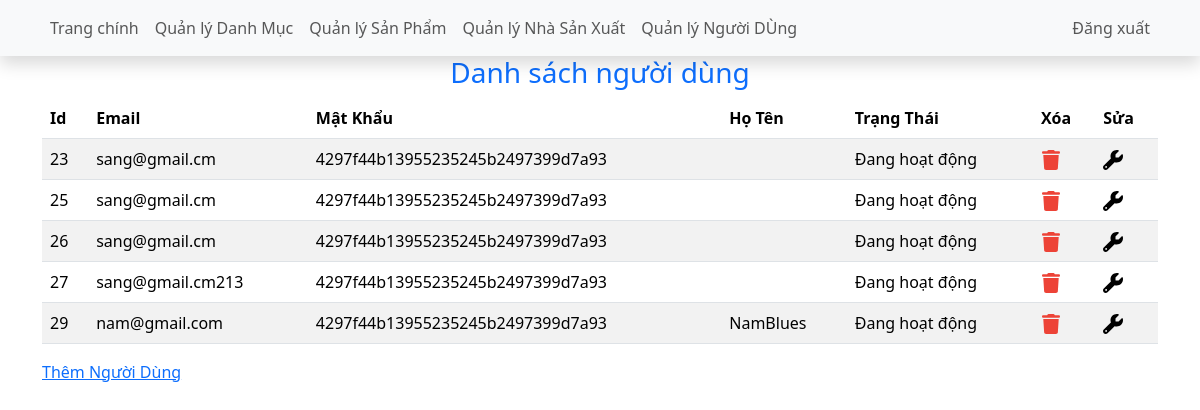
/Admin/4.QuanLyNguoiDung/danhsachnguoidung.php, run on the app's committed database.
### tables this page shows
CREATE TABLE `nguoidung` (
  `id` int(11) NOT NULL,
  `email` varchar(255) NOT NULL,
  `matkhau` varchar(255) NOT NULL,
  `hoten` varchar(50) DEFAULT NULL,
  `hinhanh` varchar(255) DEFAULT NULL,
  `trangthai` tinyint(4) NOT NULL DEFAULT 1
);

### Admin/4.QuanLyNguoiDung/danhsachnguoidung.php (the view, shortened to what this page needs)
<?php
    include ("./layout/header.php");
    $sql = "SELECT *FROM nguoidung";
    $nguoidung = mysqli_query($conn,$sql);
?>
<div class="container">
    <h3 class="text-primary text-center">Danh sách người dùng</h3>
    <table class="table table-striped">
        <thead>
            <tr>
                <th>Id</th>
                <th>Email</th>
                <th>Mật Khẩu</th>
                <th>Họ Tên</th>
                <th>Trạng Thái</th>
                <th>Xóa</th>
                <th>Sửa</th>
            </tr>
        </thead>
        <tbody>
            <?php
                    while ($row = mysqli_fetch_array($nguoidung)){
                ?>
            <tr>
                <td><?php echo $row["id"]; ?></td>
                <td><?php echo $row["email"]; ?></td>
                <td><?php echo $row["matkhau"]; ?></td>
                <td><?php echo $row["hoten"]; ?></td>
                <td><?php echo (($row["trangthai"]==1)?"Đang hoạt
động":"Khóa"); ?></td>
                <td><a onclick="return Xoa('<?php echo $row['hoten']; ?>')"
                        href="./xoanguoidung.php?id=<?php echo $row["id"]; ?>"><img src="images/icon/delete.svg" alt=""
                            class="icon"></a></td>
                <td><a href="./suanguoidung.php?id=<?php echo $row["id"]; ?>"><img src="images/icon/fix.svg" alt=""
                            class="icon"></a>
                </td>
            </tr>
            <?php
                }    $conn->close();
                ?>
        </tbody>
    </table>
    <a href="./themnguoidung.php">Thêm Người Dùng</a>
</div>
</body>
</html>

### Admin/4.QuanLyNguoiDung/layout/header.php (style rules this page uses)
.icon { width: 20px; height: 20px; object-fit: contain; }
* { box-sizing: border-box; }

### data on the page
nguoidung: id "23", email "sang@gmail.cm", matkhau "4297f44b13955235245b2497399d7a93", trangthai "Đang hoạt động"
nguoidung: id "25", email "sang@gmail.cm", matkhau "4297f44b13955235245b2497399d7a93", trangthai "Đang hoạt động"
nguoidung: id "26", email "sang@gmail.cm", matkhau "4297f44b13955235245b2497399d7a93", trangthai "Đang hoạt động"
nguoidung: id "27", email "sang@gmail.cm213", matkhau "4297f44b13955235245b2497399d7a93", trangthai "Đang hoạt động"
nguoidung: id "29", email "nam@gmail.com", matkhau "4297f44b13955235245b2497399d7a93", hoten "NamBlues", trangthai "Đang hoạt động"
